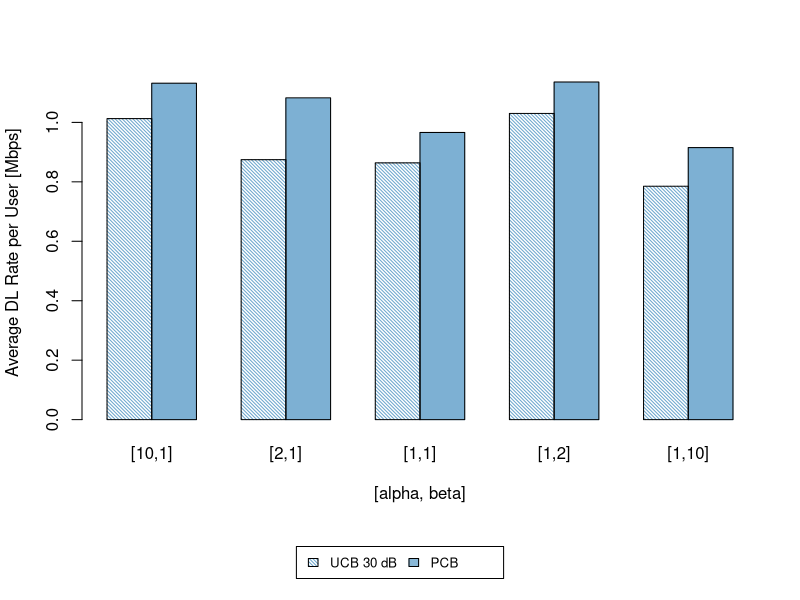

Source code (R):
# Grouped Bar Plot

data = cbind(c(1.0127, 1.1318), 
             c(0.8746, 1.0826), 
             c(0.8639, 0.9661), 
             c(1.0301, 1.1359), 
             c(0.7852, 0.9152))

colnames(data)=c("[10,1]","[2,1]","[1,1]","[1,2]","[1,10]")

rownames(data)=c("UCB 30 dB","PCB")

dev.off()

layout(rbind(1,2), heights=c(7,1))  

barplot(data,
        xlab="[alpha, beta]", 
        ylab="Average DL Rate per User [Mbps]",
        density=c(40,100) , angle=c(135,0) , col="skyblue3",
        border=c("black"),
        beside=TRUE)

par(mar=c(0, 0, 0, 0))

plot.new()

legend("center", 
       c("UCB 30 dB","PCB"),
       density=c(40,100), 
       angle=c(135,0), 
       fill="skyblue3", 
       horiz=TRUE, 
       cex=0.8)